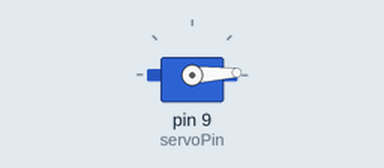
This sketch was run on a simulated Arduino Uno, built with avr-gcc and run on an emulated ATmega328P. Shown: servo.

Above: at 0.05 s.
At 1.3 s:
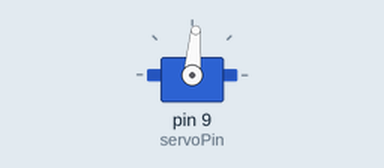
At 2.6 s:
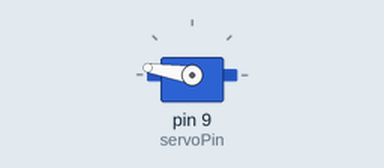
At 5.2 s:
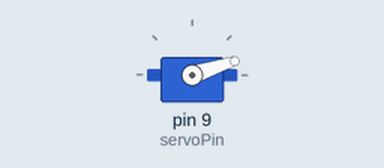
Timing chart, 0 to 7.1 s (numbered marks = the images above):
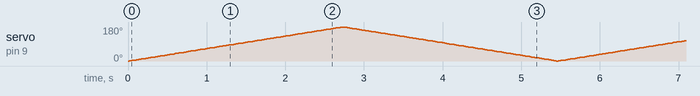

The sketch:

servo.ino
```cpp
// Include the built-in Servo library
#include <Servo.h>

// Create a servo object to control our SG90
Servo myServo;

const int servoPin = 9;  // The digital pin the servo signal wire is connected to
int angle = 0;           // Variable to store the current servo position

void setup() {
  // Attach the servo object to the specified pin
  myServo.attach(servoPin);
}

void loop() {
  // Sweep from 0 degrees to 180 degrees
  for (angle = 0; angle <= 180; angle += 1) {
    myServo.write(angle);  // Tell servo to go to the position in variable 'angle'
    delay(15);             // Wait 15ms for the servo to reach the position
  }

  // Sweep from 180 degrees back to 0 degrees
  for (angle = 180; angle >= 0; angle -= 1) {
    myServo.write(angle);
    delay(15);
  }
}
```
